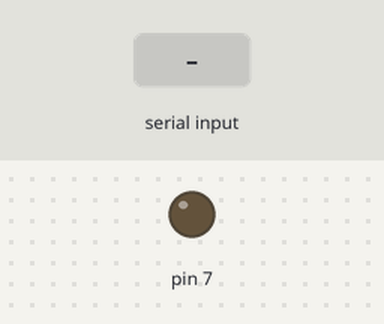
This sketch was run on a simulated Arduino Uno, built with avr-gcc and run on an emulated ATmega328P. On the bench: output pins drawn as LEDs (lit = HIGH). Inputs (shaded band) come from the test bench.

Above: at 1.2 s.
1.3 s: "A" received over Serial
At 2.5 s:
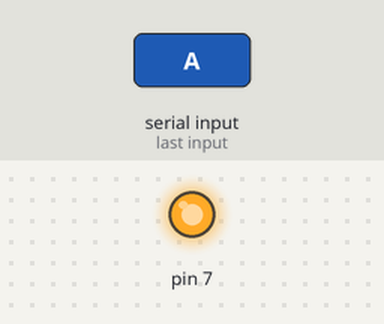
2.8 s: "B" received over Serial
At 3.8 s:
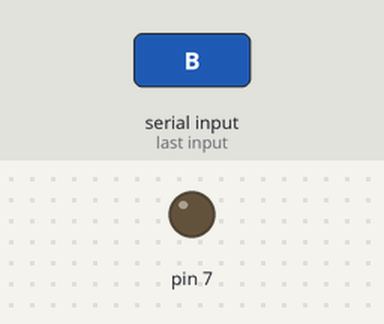
Timing chart, 0 to 5.8 s (numbered marks = the images above; inputs shaded):
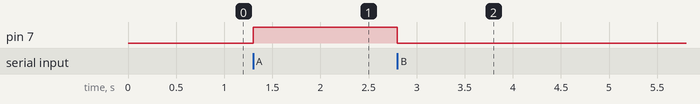

The sketch:

pro25.ino.ino
```cpp
char incomingByte;

void setup() {
  // put your setup code here, to run once:
  Serial.begin(9600);
  pinMode(7,OUTPUT);
}

void loop() {
  // put your main code here, to run repeatedly:
  if (Serial.available() > 0 ) {
    incomingByte = Serial.read();

    if(incomingByte == 'A') {
      digitalWrite(7,HIGH);
    }else if (incomingByte == 'B') {
      digitalWrite(7,LOW);
    }
  }

}
```

Measured:
- after the input at 1.3 s, pin 7: LOW → HIGH at once
- after the input at 2.8 s, pin 7: HIGH → LOW at once
